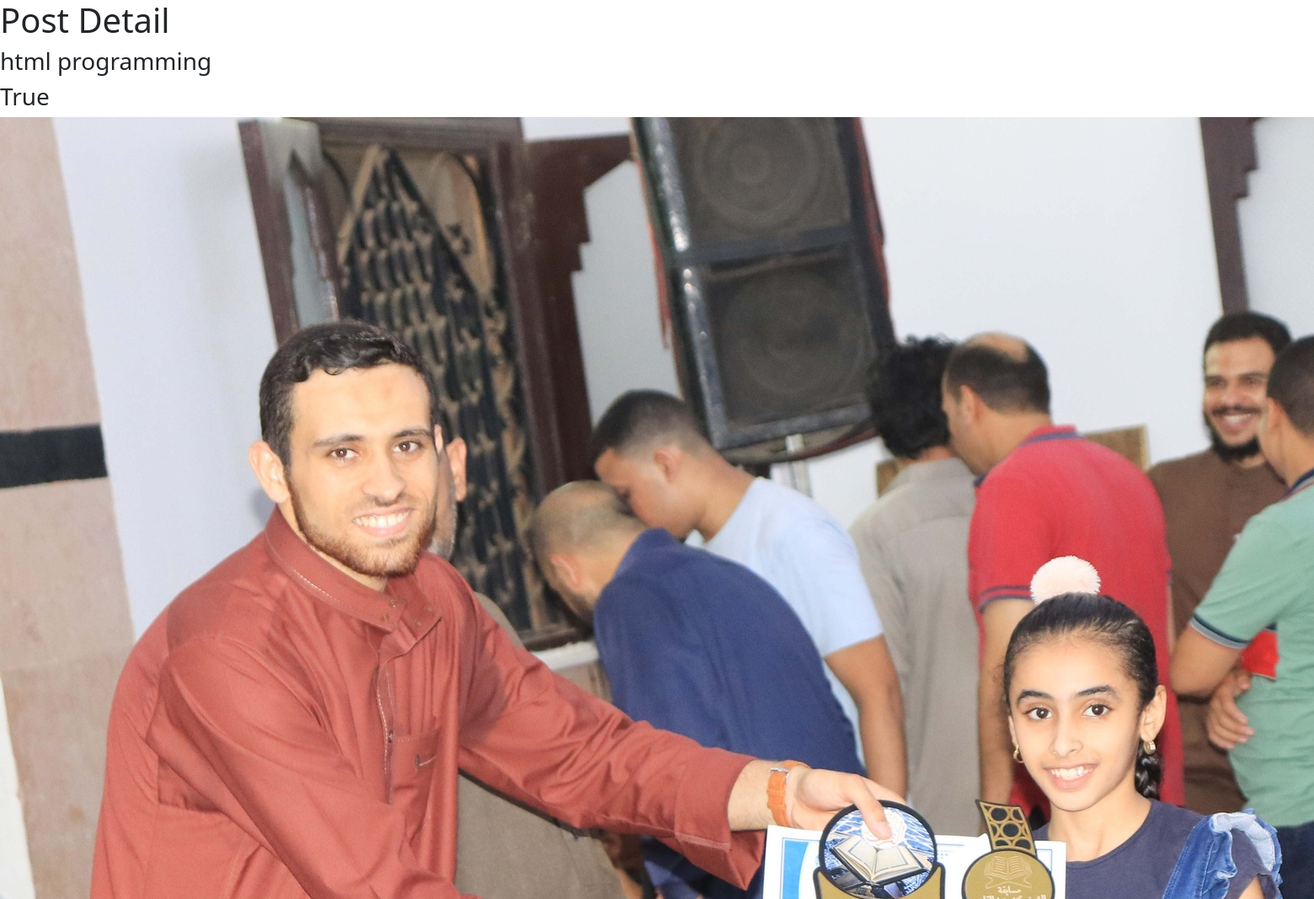
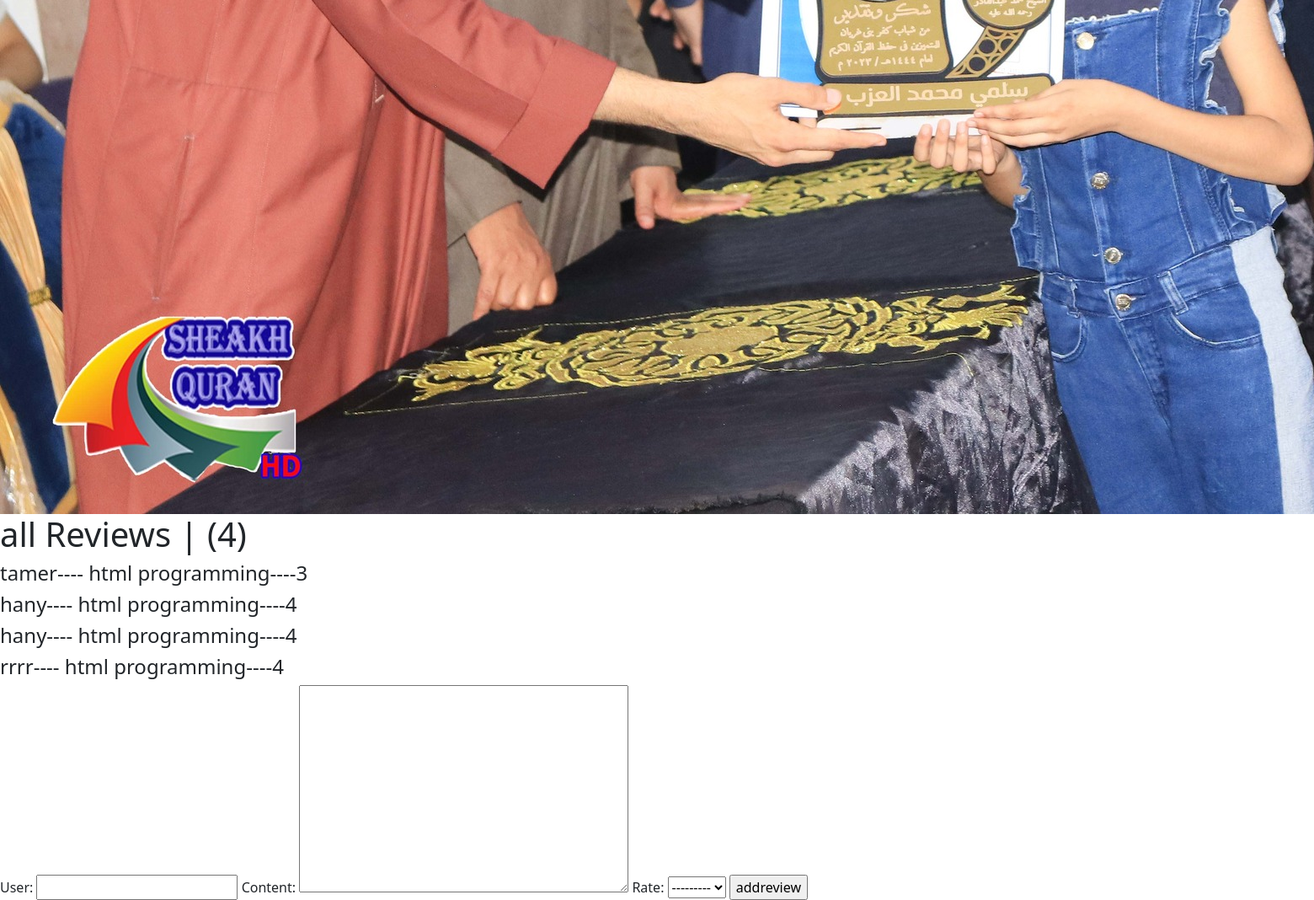
The app's page /blog/html-programming with its own data (2 pictures, top to bottom).
### blog/models.py (models this page shows, shortened)
class Post(models.Model):
    user=models.ForeignKey(User,related_name='post_user',on_delete=models.SET_NULL,null=True,blank=True)
    title=models.CharField(max_length=120,verbose_name=_('title'))
    content=models.TextField(max_length=2000)
    publish_date=models.DateTimeField(default=timezone.now)
    image=models.ImageField(upload_to='photo_post')
    tags = TaggableManager()
    draft=models.BooleanField(default=True)
    slug=models.SlugField(null=True,blank=True)
    category=models.ForeignKey('Category',related_name='post_category',on_delete=models.SET_NULL,null=True,blank=True)
    def __str__(self):
        return self.title

class Review(models.Model):
    user=models.CharField(max_length=120)
    post=models.ForeignKey(Post,related_name='review_post',on_delete=models.CASCADE)
    content=models.TextField(max_length=500)
    publish_date=models.DateTimeField(default=timezone.now)
    rate=models.IntegerField(choices=[(i,i) for i in range(1,6)])
    def __str__(self):
        return f'{self.user}---- {self.post}'

### blog/views.py (the view)
# urls.py: path('<slug:slug>',post_detail),
def post_detail(request,slug):
    post=Post.objects.get(slug=slug)
    reviews=Review.objects.filter(post=post)
    if request.method =='POST':
        form=ReviewForm(request.POST)
        if form.is_valid():
            myform=form.save(commit=False)
            myform.post=post
            form.save()
            return redirect(f'/blog/{post.slug}')
    else:
        form=ReviewForm()
    context={
        'post':post,
        'reviews':reviews,
        'form':form,
    }
    return render(request,'blog/post_detail.html',context)

### blog/forms.py
class ReviewForm(forms.ModelForm):
    class Meta:
        model=Review
        fields=['user','content','rate']

### blog/templates/blog/post_detail.html (shortened to what this page needs)
<!doctype html>
<html lang="en">
  <head>
    <link href="https://cdn.jsdelivr.net/npm/bootstrap@5.3.3/dist/css/bootstrap.min.css" rel="stylesheet">
  </head>
  <body>
    <h1>Post Detail </h1>
    <h3>{{post}}</h3>
    <h3>{{post.draft}}</h3>
    <img src="{{post.image.url}}" alt="">
    <h1>all Reviews   |  ({{reviews|length}})</h1>
    {% for review in reviews %}
    <h4>{{review}}----{{review.rate}}</h4>
    {% empty %}
    <h4>sorry there are no comments</h4>
    {% endfor %}
    <form action="" method="post">
        {{form}}
        <input type="submit" value="addreview">
    </form>
  </body>
</html>

### records on screen
Post: title "html programming", draft "True", image (picture)
Review: user+post "tamer---- html programming", rate "3"
Review: user+post "hany---- html programming", rate "4"
Review: user+post "hany---- html programming", rate "4"
Review: user+post "rrrr---- html programming", rate "4"

### other values on screen
{{ reviews|length }} "4"
